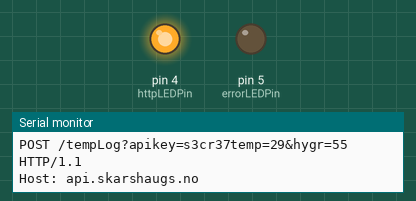
The sketch below on a simulated Arduino Uno, built for the host (arithmetic inside an expression is 32-bit, double 64-bit). Parts: output pins drawn as LEDs (lit = HIGH), the last lines printed to the serial monitor. WiFi joins after 1.5 s; servers stay silent unless stated; uploads are accepted with an empty reply.

Above: at 0.35 s.
At 5.5 s:
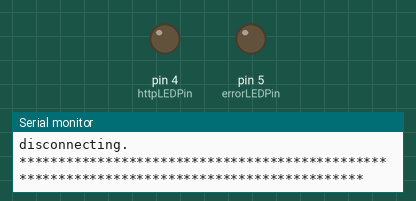
Timing chart, 0 to 13.6 s (numbered marks = the images above):
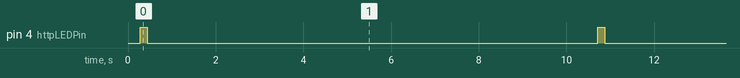

The sketch:

sketch.ino
```cpp
/**********************************************************************************************
    --- Arduino Ehternet HTTP webclient ---
    Written by Stanley Skarshaug, 07.02.2020 - Norway.
    Free to use - if credit is given to author.

    Simple web client that sends a PUT request to webserver for logging purpose.
    Prints the HTTP request to the serial monitor for debuging and
    prints the first line of the HTTP respone to the serial monitor for debuging.

**********************************************************************************************/

#include<SPI.h>
#include<Ethernet.h>


const int httpLEDPin		= 4;				        // LED indicator for http activity. Both as a server and a client
const int errorLEDPin		= 5;        		        // LED indicator for any system error

byte mac[] = { 0x00, 0xAA, 0xBB, 0xCC, 0xDE, 0x02 };	// Custom MAC-address. Can be pretty much anything...
IPAddress ip(10,22,22,60);								// Static IP Address
IPAddress myDns(8,8,8,8);								// DNS Server - dns.google
IPAddress myGateway(10,22,22,1);

EthernetClient client;         							// initialize the Ethernet client object - Will be used to transmit data to remote server
char webServerURL_IP[] ="10.22.22.50"; 					// Server URL or IP.
String hostName = "api.skarshaugs.no";					// VirtualHost on server
String apiKey = "s3cr37";								// Key to access the API. Must be provided in order to use API

String readString;
bool firstLine = true;

void setup(){
	pinMode(httpLEDPin, OUTPUT);
	pinMode(errorLEDPin, OUTPUT);

	Serial.begin(9600);
	Serial.println("OK - Serial communication is established ");

	Ethernet.begin(mac, ip, myDns, myGateway);

	if(Ethernet.localIP()){
		Serial.print("Arduino IP address: ");
		Serial.println(Ethernet.localIP());
		Serial.println("OK - Ethernet system is ready...");
	} else {
		Serial.println("ERROR! - Failed to configure Ethernet using static IP");
		digitalWrite(errorLEDPin, HIGH); 				// turn ON Error LED indicator of DHCP setup failed.
		while (true); 									// Stop program.
	}

	Serial.println("OK - All systems active");
	Serial.println();
}

void loop() {
	httpRequest("POST /tempLog?apikey="+apiKey+"temp=29&hygr=55 HTTP/1.1");
    delay(10000);
}

/***********************************************************************************************************************/
/*                    Send data to the web server with HTTP a request                                                  */
/***********************************************************************************************************************/
void httpRequest(String request) {
	if (client.connect(webServerURL_IP,80)) {  		    //connect the "Arduino" as client to the web server using web socket
		digitalWrite(httpLEDPin, HIGH);     		    //Turn ON http communication LED
		digitalWrite(errorLEDPin, LOW);

		// Print GET request to serial monitor for debug.
		Serial.println("Connected to host");
		Serial.println("sending data to web server: " + String(webServerURL_IP));
		Serial.println(request);
		Serial.println("Host: " + hostName);
		Serial.println("Connection: close");
		Serial.println();

		//print GET request to client object.
		client.println(request);					    // print the actual request
		client.println("Host: api.skarshaugs.no");	    // specify the virtual host in the HTTP head as a variable
		client.println("Connection: close"); 		    // telling the server that we are over transmitting the message
		client.println();                    		    // empty line. This marks the end of the HTTP request.

		// Print to the console the response from the server
		httpResponse();

	} else {
		Serial.println("--> connection failed\n");
		digitalWrite(errorLEDPin, HIGH);
	}

	if (client.connected()) {
	  	client.stop();                         	        // close communication socket
	}

	digitalWrite(httpLEDPin, LOW);           	        // Turn OFF the http communication LED
}

void httpResponse() {
	long timestamp=millis();
	bool currentLineIsBlank = true;
    if(client.connected()){
        digitalWrite(httpLEDPin, HIGH);     		    //Turn ON http communication LED
    }
	while (client.connected()) {
        if (client.available()) {
			char c = client.read();

			//Serial.write(c);

			if(readString.length()<100 && firstLine){
				readString += c;

				// This API only cares about the first line of the HTTP request.
				if(c == '\n'){
					firstLine = false;
					Serial.print(readString);

					// Reset the readString to be ready for a new connection.
					readString = "";
				}
			}

			//Wait for the response header to finish. It will end with a empty line containing a newline character.
			//Then close the connection. In this application we don't care about the resonse body.
			if (c == '\n' && currentLineIsBlank) {
				break;
			}
			if (c == '\n') {
				currentLineIsBlank = true;
			}
			else if (c != '\r') {
				currentLineIsBlank = false;
			}
		}
	}
	Serial.println("disconnecting.");
	client.stop();                                      // closing connection to server
    digitalWrite(httpLEDPin, LOW);           	        // Turn OFF the http communication LED
	Serial.println("*******************************************************************************************");
	Serial.println();
	firstLine = true;
}
```

Measured:
- by itself, pin 4 (httpLEDPin): alternates HIGH for 0.17 s and LOW for 10.3 s
